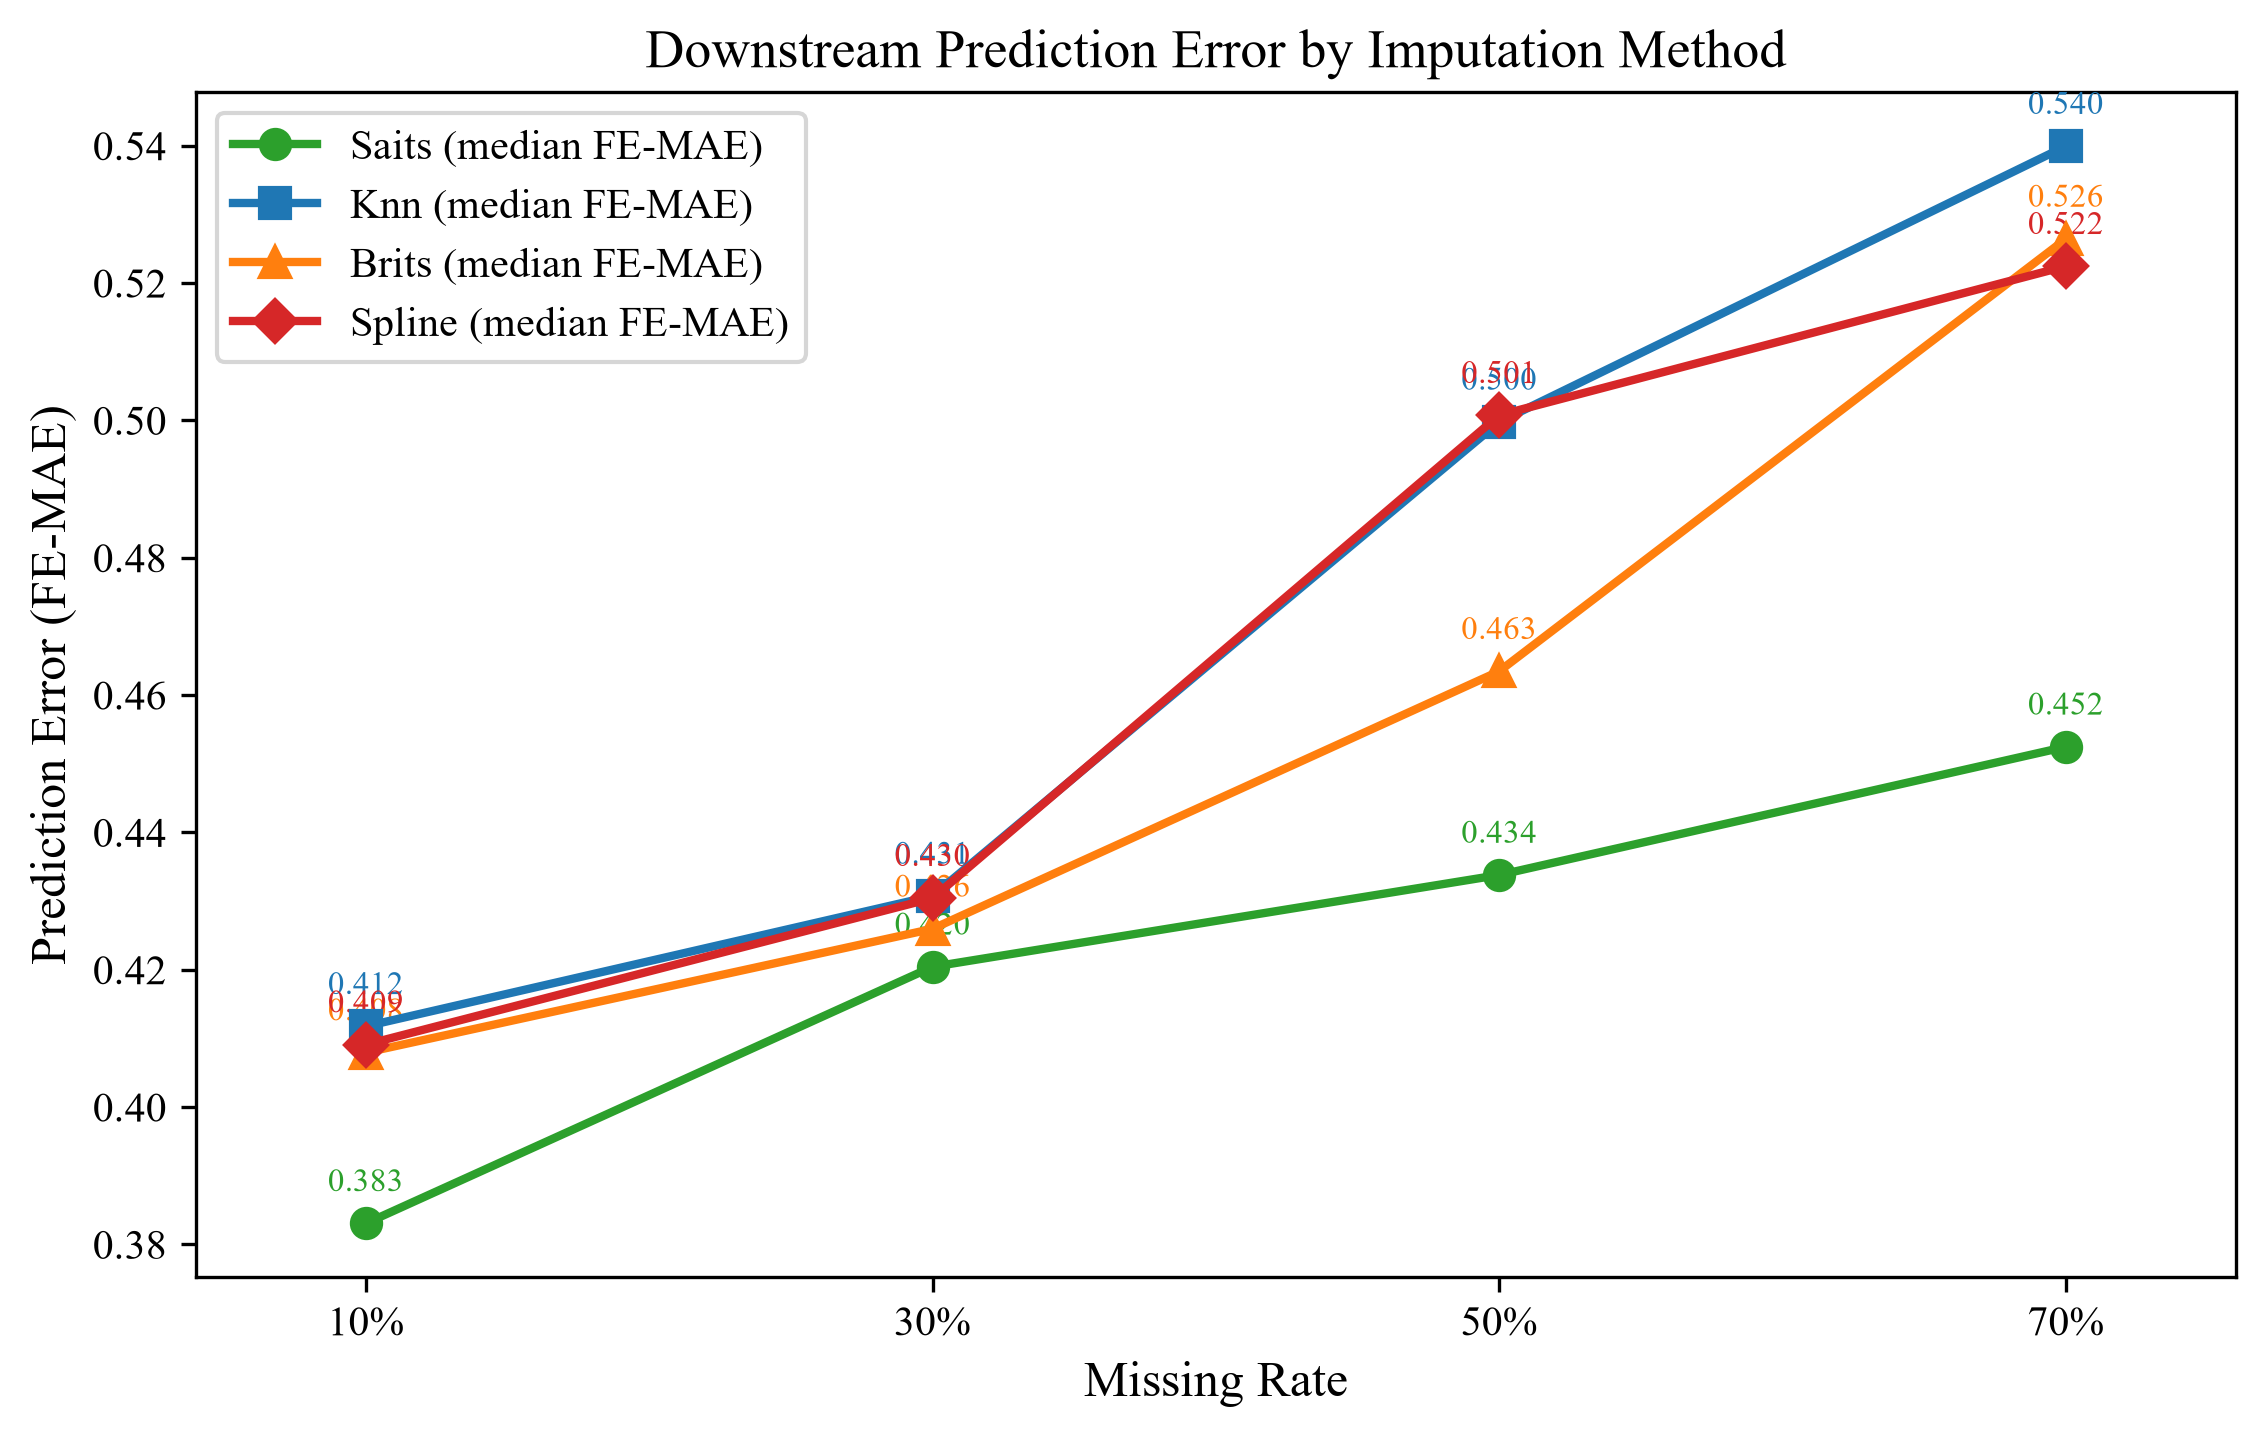

Python code for this plot:
# -*- coding: utf-8 -*-
"""
New figure (version 2, pooled single plot): downstream forecast error FE line plots for different imputation methods
- Coexists with fig_fe_lines.py (faceted into 3 subplots by model) for comparison
- x-axis: 4 missing-rate levels (10%/30%/50%/70%); y-axis: FE-MAE median (pooled across datasets / models / mechanisms)
- Uses the median (the mean gets blown up by the 28 divergent Spline+DLinear+KDD-Beijing points)
- Data source: D:/ei/result/seed42/tau_results.csv
- Outputs PDF (vector) + PNG to D:/ei/mended_photo/
"""

import matplotlib.pyplot as plt
import seaborn as sns
import pandas as pd
import numpy as np
from pathlib import Path

plt.rcParams.update(
    {
        "font.family": "Times New Roman",
        "font.size": 11,
        "axes.labelsize": 12,
        "axes.titlesize": 13,
        "legend.fontsize": 10,
        "xtick.labelsize": 10,
        "ytick.labelsize": 10,
        "figure.dpi": 300,
    }
)

ROOT = Path(r"D:/ei/result")
OUT = Path(r"D:/ei/mended_photo")
OUT.mkdir(parents=True, exist_ok=True)

tau_df = pd.read_csv(ROOT / "seed42" / "tau_results.csv")

missing_rates = sorted(tau_df["missing_rate"].unique())
impute_order = ["saits", "knn", "brits", "spline"]
colors = {"saits": "#2ca02c", "knn": "#1f77b4", "brits": "#ff7f0e", "spline": "#d62728"}
markers = {"saits": "o", "knn": "s", "brits": "^", "spline": "D"}

medians = {
    im: [
        tau_df.loc[
            (tau_df["impute_method"] == im) & (tau_df["missing_rate"] == r), "fe_mae"
        ].median()
        for r in missing_rates
    ]
    for im in impute_order
}

n_spline_anom = int(
    ((tau_df["impute_method"] == "spline") & (tau_df["fe_mae"] > 1.0)).sum()
)
max_fe = tau_df["fe_mae"].max()

fig, ax = plt.subplots(figsize=(8, 5))
fig.subplots_adjust(left=0.12, right=0.97, top=0.92, bottom=0.13)
x = np.arange(len(missing_rates))

for im in impute_order:
    ax.plot(
        x,
        medians[im],
        marker=markers[im],
        color=colors[im],
        linewidth=2,
        markersize=7,
        label=f"{im.capitalize()} (median FE-MAE)",
        zorder=5,
    )
    for i, v in enumerate(medians[im]):
        ax.annotate(
            f"{v:.3f}",
            xy=(x[i], v),
            xytext=(0, 6),
            textcoords="offset points",
            ha="center",
            va="bottom",
            fontsize=8,
            color=colors[im],
        )

ax.set_xticks(x)
ax.set_xticklabels([f"{int(r * 100)}%" for r in missing_rates])
ax.set_xlim(-0.3, len(missing_rates) - 1 + 0.3)
ax.set_xlabel("Missing Rate")
ax.set_ylabel("Prediction Error (FE-MAE)")
ax.set_title("Downstream Prediction Error by Imputation Method")

# note = (
#     f"FE-MAE median across datasets/models/mechanisms. Lines cross with no consistently "
#     f"best imputer. A dataset-specific anomaly is excluded: Spline + DLinear on KDD-Beijing "
#     f"gives {n_spline_anom} divergent conditions (FE-MAE up to {max_fe:.1f}); under the mean "
#     f"metric these would lift the Spline line far above the rest, so medians are shown "
#     f"(consistent with the IE analysis in Section 4.1)."
# )
# fig.text(0.01, 0.015, note, fontsize=7.5, va="bottom", ha="left", wrap=True)

ax.legend(loc="upper left")

fig.savefig(OUT / "fig_fe_lines_pooled.pdf", dpi=300, bbox_inches="tight")
fig.savefig(OUT / "fig_fe_lines_pooled.png", dpi=300, bbox_inches="tight")
plt.close(fig)

print("[OK] FE lines (pooled) saved to", OUT)
for im in impute_order:
    print(f"  {im}: " + " | ".join(f"{v:.4f}" for v in medians[im]))
print(f"  spline anomalies (KDD+DLinear, FE>1): {n_spline_anom}, max FE = {max_fe:.1f}")
